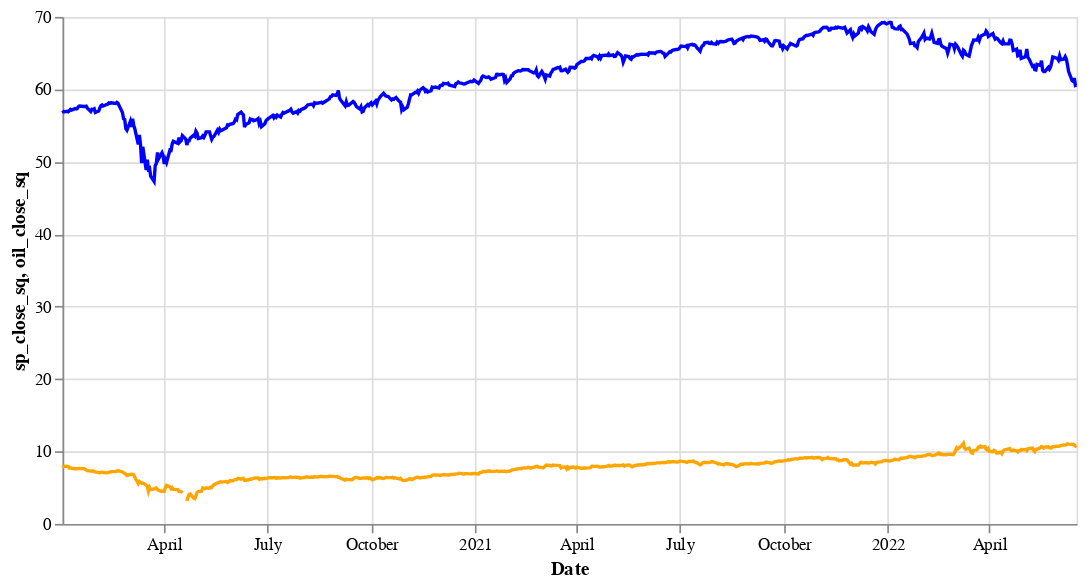

Notebook code for this chart:
### Code cell
base = alt.Chart(sp_trim).encode(x='Date:T')

alt.layer(
    base.mark_line(color='blue').encode(y='sp_close_sq:Q'),
    base.mark_line(color='orange').encode(y='oil_close_sq:Q')
).properties(width=600)

### Figure 1 — Vega-Lite specification as saved in the notebook (floating-point values rounded to 4 significant figures; data arrays with more than 128 entries replaced by an {"elided": "..."} marker saying what was removed)
{"config": {"view": {"continuousWidth": 400, "continuousHeight": 300}}, "layer": [{"mark": {"type": "line", "color": "blue"}, "encoding": {"x": {"field": "Date", "type": "temporal"}, "y": {"field": "sp_close_sq", "type": "quantitative"}}}, {"mark": {"type": "line", "color": "orange"}, "encoding": {"x": {"field": "Date", "type": "temporal"}, "y": {"field": "oil_close_sq", "type": "quantitative"}}}], "data": {"name": "data-ac6ce88c73b6dc190728b5fe08a3193e"}, "width": 600, "$schema": "https://vega.github.io/schema/vega-lite/v4.17.0.json", "datasets": {"data-ac6ce88c73b6dc190728b5fe08a3193e": {"elided": "621 records"}}}
